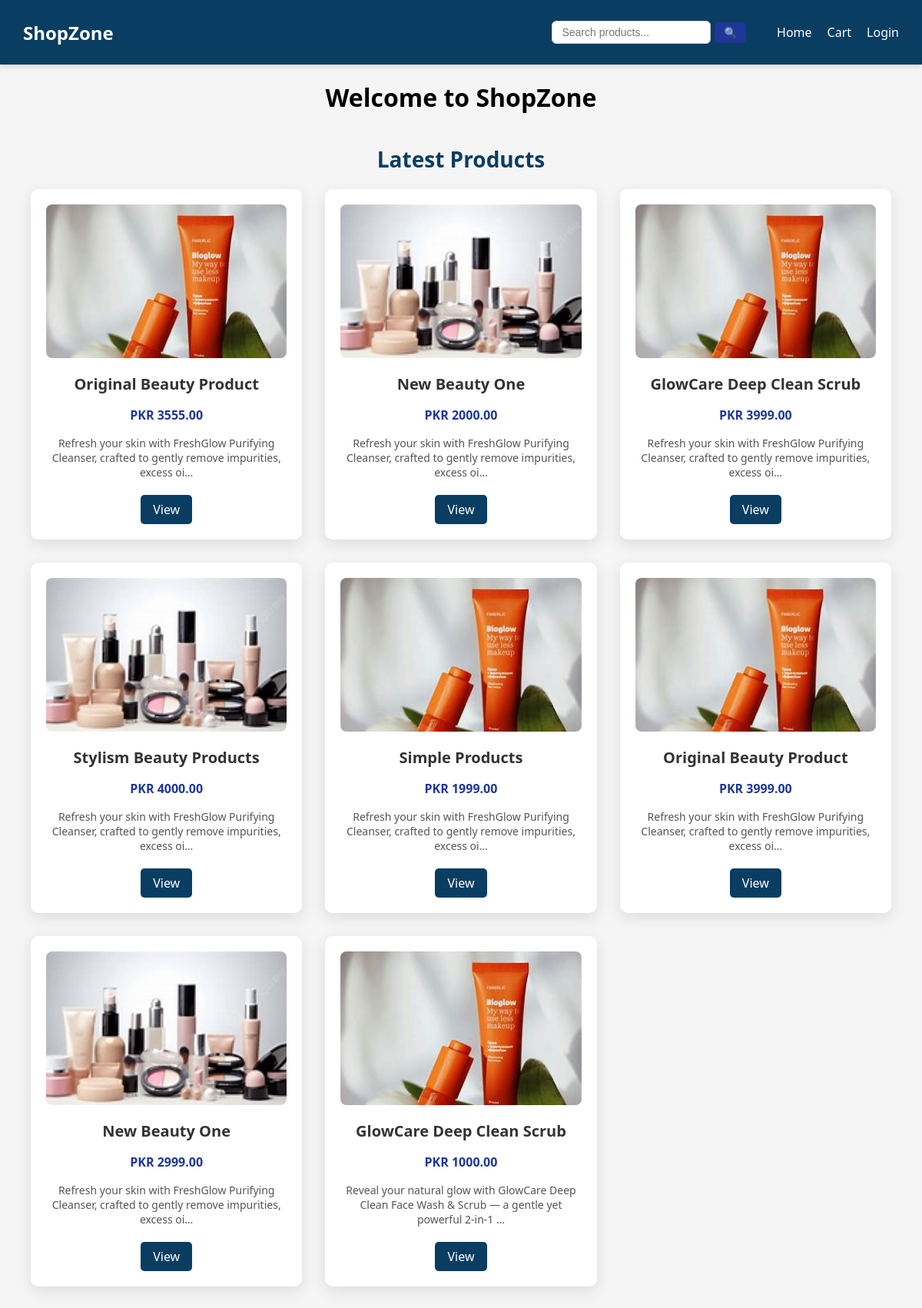
The page / on the database its author committed.
### store/models.py (models this page shows, shortened)
class Product(models.Model):
    name = models.CharField(max_length=200)
    description = models.TextField()
    price = models.DecimalField(max_digits=8, decimal_places=2)
    image = models.ImageField(upload_to='products/',blank=True,null=True)
    created_at = models.DateTimeField(auto_now_add=True)

### store/views.py (the view)
# urls.py: path('',views.home_view,name='home'),
def home_view(request):
    user = request.user
    query = request.GET.get('q')  # Get search query from URL, e.g., ?q=cream
    if query:
        products = Product.objects.filter(
            Q(name__icontains=query) | Q(description__icontains=query)
        )
    else:
        products = Product.objects.all().order_by('-created_at')
    return render(request,'home.html',{'user':user, 'products':products})

### templates/home.html (shortened to what this page needs)
{% extends 'base.html' %}
{% load static %}
{% block extra_css %}
    <link rel="stylesheet" href="{% static 'css/style1.css' %}">
{% endblock %}
{% block content %}
<h1 style=" text-align:center;">Welcome to ShopZone {{request.user.username}}</h1>
<h1 class="heading">Latest Products</h1>
{% if products %}
<div class="product-grid">
    {% for product in products %}
    <div class="product-card">
        {% if product.image %}
            <img src="{{ product.image.url }}" alt="{{ product.name }}">
        {% else %}
            <img src="{% static 'images/default.jpg' %}" alt="No image available">
        {% endif %}
        <h3>{{ product.name }}</h3>
        <p class="price">PKR {{ product.price }}</p>
        <p class="desc">{{ product.description|truncatechars:100 }}</p>
        <a href="{% url 'product_detail' product.pk %}" class="btn">View</a>
    </div>
    {% endfor %}
</div>
{% else %}
    <p style="text-align:center; color: crimson;">No products found.</p>
{% endif %}
{% endblock %}

### templates/base.html (shortened to what this page needs)
{% load static %}
<!DOCTYPE html>
<html lang="en">
<head>
    <link rel="stylesheet" href="{% static 'css/style.css' %}">
    {% block extra_css%}
    {% endblock %}
</head>
<body>
   <nav class="navbar">
    <a class = "logo-link" href="{% url 'home' %}"  ><div class="logo">ShopZone</div></a>
    <form method="GET" action="{% url 'home' %}" class="search-form">
    <input type="text" class="search-input" name="q" placeholder="Search products..." value="{{ request.GET.q }}">
    <button type="submit">🔍</button>
</form>
    <ul class="nav-links">
        <li><a href="{% url 'home' %}">Home</a></li>
        {% if request.user.is_authenticated %}
    {% with request.user.cart.total_items as count %}
        <li><a href="{% url 'cart' %}">Cart ({{ count }})</a></li>
    {% endwith %}
{% else %}
    <li><a href="{% url 'cart' %}">Cart</a></li>
{% endif %}
        {% if request.user.is_authenticated %}
        <li><a href="{% url 'logout' %}">Logout</a></li>
        {% else %}
        <li><a href="{% url 'login' %}">Login</a></li>
        {% endif %}
    </ul>
</nav>
    <main>
        {% block content %}
        {% endblock %}
    </main>
</body>
</html>

### static/css/style.css (style rules this page uses)
body { margin: 0; font-family: 'Segoe UI', sans-serif; background-color: #f5f5f5; }
.navbar { display: flex; justify-content: space-between; align-items: center; background: #0a3d62; padding: 15px 30px; color: white; position: sticky; top: 0; z-index: 1000; box-shadow: 0 4px 6px rgba(0,0,0,0.1); transition: background 0.3s ease-in-out; }
.logo-link { text-decoration: none; color: inherit; display: inline-block; }
.logo { font-size: 24px; font-weight: bold; }
.nav-links { list-style: none; display: flex; gap: 20px; }
.nav-links li a { color: white; text-decoration: none; font-weight: 500; transition: color 0.3s; }
.search-form { display: flex; align-items: center; margin-left: auto; gap: 5px; }
.search-form input { padding: 6px 12px; border-radius: 6px; border: 1px solid #ccc; font-size: 14px; min-width: 180px; }
.search-form button { padding: 6px 12px; background-color: #1e3799; color: white; border: none; border-radius: 6px; cursor: pointer; }

### static/css/style1.css (style rules this page uses)
.heading { text-align: center; margin: 40px 0 20px; font-size: 28px; color: #0a3d62; }
.product-grid { display: grid; grid-template-columns: repeat(auto-fit, minmax(260px, 1fr)); gap: 30px; padding: 0 40px 40px; }
.product-card { background: #fff; border-radius: 10px; box-shadow: 0 6px 20px rgba(0,0,0,0.1); overflow: hidden; transition: transform 0.3s ease; text-align: center; padding: 20px; }
.product-card img { width: 100%; height: 200px; object-fit: cover; border-radius: 8px; }
.product-card h3 { margin: 15px 0 10px; font-size: 20px; color: #333; }
.product-card .price { font-weight: bold; color: #1e3799; }
.product-card .desc { font-size: 14px; color: #555; margin: 10px 0; }
.product-card .btn { display: inline-block; margin-top: 10px; padding: 8px 16px; background: #0a3d62; color: #fff; border-radius: 5px; text-decoration: none; transition: background 0.3s; }

### rows shown on the page
Product: image (picture), name "Original Beauty Product", price "3555.00", description "Refresh your skin with FreshGlow Purifying Cleanser, crafted to gently remove impurities, excess oi…"
Product: image (picture), name "New Beauty One", price "2000.00", description "Refresh your skin with FreshGlow Purifying Cleanser, crafted to gently remove impurities, excess oi…"
Product: image (picture), name "GlowCare Deep Clean Scrub", price "3999.00", description "Refresh your skin with FreshGlow Purifying Cleanser, crafted to gently remove impurities, excess oi…"
Product: image (picture), name "Stylism Beauty Products", price "4000.00", description "Refresh your skin with FreshGlow Purifying Cleanser, crafted to gently remove impurities, excess oi…"
Product: image (picture), name "Simple Products", price "1999.00", description "Refresh your skin with FreshGlow Purifying Cleanser, crafted to gently remove impurities, excess oi…"
Product: image (picture), name "Original Beauty Product", price "3999.00", description "Refresh your skin with FreshGlow Purifying Cleanser, crafted to gently remove impurities, excess oi…"
Product: image (picture), name "New Beauty One", price "2999.00", description "Refresh your skin with FreshGlow Purifying Cleanser, crafted to gently remove impurities, excess oi…"
Product: image (picture), name "GlowCare Deep Clean Scrub", price "1000.00", description "Reveal your natural glow with GlowCare Deep Clean Face Wash & Scrub — a gentle yet powerful 2-in-1 …"
